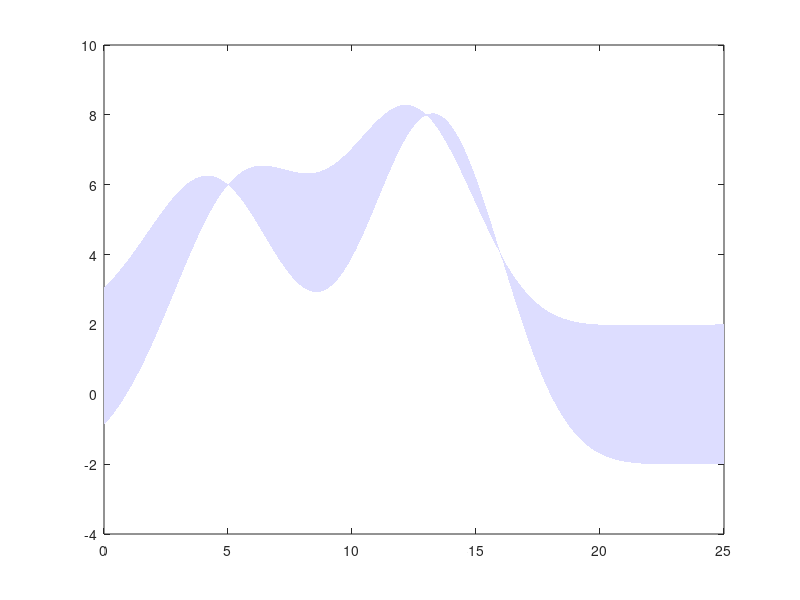

Write MATLAB code to recreate this figure. (Note: this script raises an error after producing the figure.)
% A simple cartoon of Bayesian Monte Carlo.
%
% This version also shows the posterior over evidence.
%
% This version is for the herding paper.
%
% David Duvenaud
% February 2012
% ===========================


function bmc_intro_v3


fontsize = 10;

% Plot our function.
N = 200;
xrange = linspace( 0, 25, N )';

% Choose function sample points.
function_sample_points = [ 5 13 16 ];
y = [ 6 8 4]';

prior.mean = 10;
prior.covariance = 8;
prior.plot_scale = 70;

% Model function with a GP.
% =================================

% Define quadrature hypers.
quad_length_scale = 2;
quad_kernel = @(x,y)exp( -0.5 * ( ( x - y ) .^ 2 ) ./ exp(quad_length_scale) );
quad_noise = 1e-6;

% Perform GP inference to get posterior mean function.
K = bsxfun(quad_kernel, function_sample_points', function_sample_points ); % Fill in gram matrix
C = inv( K + quad_noise^2 .* diag(N) ); % Compute inverse covariance
weights = C * y;  % Now compute kernel function weights.
posterior = @(x)(bsxfun(quad_kernel, function_sample_points, x) * weights); % Construct posterior function.
posterior_variance = @(x)(bsxfun(quad_kernel, x, x) - diag((bsxfun(quad_kernel, x, function_sample_points) * C) * bsxfun(quad_kernel, function_sample_points, x)'));

color_ix = 3;
% Plot posterior variance.
clf;
%subplot(2, 2, 1);

fillcolor = [6 6 8]/8;
edges = [posterior(xrange)+2*sqrt(posterior_variance(xrange)); flipdim(posterior(xrange)-2*sqrt(posterior_variance(xrange)),1)];
h_fill1 = fill([xrange; flipdim(xrange,1)], edges, sqrt(fillcolor), 'EdgeColor', 'none'); hold on;

[h,g] = crosshatch_poly([xrange; flipdim(xrange,1)], [posterior(xrange); zeros(size(xrange))], -45, 1, ...
    'linestyle', '-', 'linecolor', [0.5 0.5 0.5], 'linewidth', 1, 'hold', 1);
fill( [xrange; flipdim(xrange,1)], [posterior(xrange); 10.*ones(size(xrange))], [ 1 1 1], 'EdgeColor', 'none');

edges = [posterior(xrange)+2*sqrt(posterior_variance(xrange)); flipdim(posterior(xrange),1)];
h_fill2 = fill([xrange; flipdim(xrange,1)], edges, sqrt(fillcolor), 'EdgeColor', 'none'); hold on;


h_postmean = plot( xrange, posterior(xrange), '-', 'Linewidth', 1, 'Color', fillcolor.^2); hold on;
h_points = plot( function_sample_points, y, 'kx', ...
 'MarkerSize', 7.5, 'Linewidth', 1 );
 %'Color', [0.6 0.6 0.6]..

 % Plot input distribution.
h_prior = plot( xrange, ...
                prior.plot_scale .* mvnpdf(xrange, prior.mean, prior.covariance), ...
                '--', 'Linewidth', 1, 'Color', colorbrew(3)); hold on;
 

% Do BMC
covfunc = @covSEiso;
init_hypers.lik = log(quad_noise);
init_hypers.cov = log([quad_length_scale 1 ]);
[expected_Z, Z_variance] = ...
    bmc_integrate(function_sample_points', y, prior, covfunc, init_hypers, false);


zplot_width = 4;

yrange = [ -8 10];
ylim( yrange );
xlim( [xrange(1) - 0.1, xrange(end)]);
%subplot(1, 2, 2);

zplot_left = xrange(end) + 0.1;

yvals = linspace(0, yrange(2), 600);
yplot_scale = 0.95*zplot_width / mvnpdf(0, 0, Z_variance);
post_h = plot( -mvnpdf(yvals', expected_Z, Z_variance)...
              .*yplot_scale + zplot_left, yvals, 'Color', colorbrew(1), 'Linewidth', 1);
line( [zplot_left zplot_left], [0 yrange(2)], 'Color', 'k')


% Add axes, legend, make the plot look nice, and save it.
%xlim( [xrange(1) - 0.04, xrange(end)]);

legend( [h_points h_postmean h_fill1 ], ...
    {'samples', 'GP mean', 'GP variance' },...
    'Location', 'SouthWestOutside', 'Fontsize', fontsize, 'Interpreter','latex');
legend boxoff

%lh=findall(gcf,'tag','legend');
%     lp=get(lh,'position');
%     set(lh,'position',[.1,-1,lp(3:4)]);
set( gca, 'XTick', [] );
set( gca, 'yTick', [] );
set( gca, 'XTickLabel', '' );
set( gca, 'yTickLabel', '' );
xlabel( '$x$' );
ylabel( '$f(x)$\qquad' );
set(get(gca,'XLabel'),'Rotation',0,'Interpreter','latex', 'Fontsize', fontsize);
set(get(gca,'YLabel'),'Rotation',0,'Interpreter','latex', 'Fontsize', fontsize);
set(gca, 'TickDir', 'out')
set(gca, 'Box', 'off');
set(gcf, 'color', 'white');
set(gca, 'YGrid', 'off');

   %legend(ph(1),'trace one');
ah=axes('position',get(gca,'position'),...
        'YAxisLocation','right',...
        'Color','none',...
        'visible','on');
set( gca, 'XTick', [] );
set( gca, 'yTick', [] );
set( gca, 'XTickLabel', '' );
set( gca, 'yTickLabel', '' );
set( get(gca,'YLabel'),'Rotation',0,'Interpreter','latex', 'Fontsize', fontsize);
ylabel( '\quad$Z$' );
          
           
        
legend( ah, [h_prior,g(1) , post_h], ...
    {'target density', 'expected area', 'posterior on Z \quad'}, ...
    'Location', 'SouthEastOutside', 'Fontsize', fontsize, 'Interpreter','latex');
legend boxoff

set_fig_units_cm( 10, 8 );
%matlabfrag('~/Dropbox/papers/sbq-paper/figures/bmc_intro2');
%save2pdf('~/Dropbox/papers/herding-bmc/figures/bq_intro.pdf', gcf, 300, true);
end


